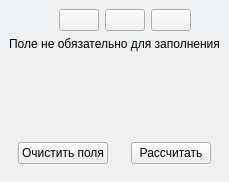
      <widget class="QWidget" name="lacquerTab">
       <attribute name="title">
        <string>Расчет лака</string>
       </attribute>
       <layout class="QVBoxLayout" name="verticalLayout_3" stretch="0,1">
        <property name="leftMargin">
         <number>0</number>
        </property>
        <property name="topMargin">
         <number>0</number>
        </property>
        <property name="rightMargin">
         <number>0</number>
        </property>
        <property name="bottomMargin">
         <number>0</number>
        </property>
        <item>
         <widget class="QWidget" name="lcTopWidget" native="true">
          <property name="palette">
           <palette>
            <active>
             <colorrole role="Window">
              <brush brushstyle="SolidPattern">
               <color alpha="255">
                <red>204</red>
                <green>204</green>
                <blue>204</blue>
               </color>
              </brush>
             </colorrole>
            </active>
            <inactive>
             <colorrole role="Window">
              <brush brushstyle="SolidPattern">
               <color alpha="255">
                <red>239</red>
                <green>240</green>
                <blue>241</blue>
               </color>
              </brush>
             </colorrole>
            </inactive>
            <disabled>
             <colorrole role="Window">
              <brush brushstyle="SolidPattern">
               <color alpha="255">
                <red>204</red>
                <green>204</green>
                <blue>204</blue>
               </color>
              </brush>
             </colorrole>
            </disabled>
           </palette>
          </property>
          <property name="acceptDrops">
           <bool>false</bool>
          </property>
          <property name="toolTip">
           <string/>
          </property>
          <property name="autoFillBackground">
           <bool>true</bool>
          </property>
          <layout class="QVBoxLayout" name="verticalLayout_12" stretch="1,0">
           <item>
            <layout class="QHBoxLayout" name="horizontalLayout_5" stretch="3,0,2">
             <item>
              <widget class="NamedField" name="lacquerPresetField" native="true"/>
             </item>
             <item>
              <layout class="QHBoxLayout" name="lcButtonLayout">
               <item>
                <widget class="QPushButton" name="lcCreatePresetButton">
                 <property name="sizePolicy">
                  <sizepolicy hsizetype="Minimum" vsizetype="Fixed">
                   <horstretch>0</horstretch>
                   <verstretch>0</verstretch>
                  </sizepolicy>
                 </property>
                 <property name="palette">
                  <palette>
                   <active>
                    <colorrole role="Button">
                     <brush brushstyle="SolidPattern">
                      <color alpha="255">
                       <red>169</red>
                       <green>255</green>
                       <blue>155</blue>
                      </color>
                     </brush>
                    </colorrole>
                   </active>
                   <inactive>
                    <colorrole role="Button">
                     <brush brushstyle="SolidPattern">
                      <color alpha="255">
                       <red>239</red>
                       <green>240</green>
                       <blue>241</blue>
                      </color>
                     </brush>
                    </colorrole>
                   </inactive>
                   <disabled>
                    <colorrole role="Button">
                     <brush brushstyle="SolidPattern">
                      <color alpha="255">
                       <red>169</red>
                       <green>255</green>
                       <blue>155</blue>
                      </color>
                     </brush>
                    </colorrole>
                   </disabled>
                  </palette>
                 </property>
                 <property name="toolTip">
                  <string>Создать пресет</string>
                 </property>
                 <property name="autoFillBackground">
                  <bool>false</bool>
                 </property>
                 <property name="icon">
                  <iconset>
                   <normaloff>assets/buttons/create_icon.svg</normaloff>assets/buttons/create_icon.svg</iconset>
                 </property>
                </widget>
               </item>
               <item>
                <widget class="QPushButton" name="lcUpdatePresetButton">
                 <property name="palette">
                  <palette>
                   <active>
                    <colorrole role="Button">
                     <brush brushstyle="SolidPattern">
                      <color alpha="255">
                       <red>188</red>
                       <green>242</green>
                       <blue>239</blue>
                      </color>
                     </brush>
                    </colorrole>
                   </active>
                   <inactive>
                    <colorrole role="Button">
                     <brush brushstyle="SolidPattern">
                      <color alpha="255">
                       <red>239</red>
                       <green>240</green>
                       <blue>241</blue>
                      </color>
                     </brush>
                    </colorrole>
                   </inactive>
                   <disabled>
                    <colorrole role="Button">
                     <brush brushstyle="SolidPattern">
                      <color alpha="255">
                       <red>188</red>
                       <green>242</green>
                       <blue>239</blue>
                      </color>
                     </brush>
                    </colorrole>
                   </disabled>
                  </palette>
                 </property>
                 <property name="toolTip">
                  <string>Обновить пресет</string>
                 </property>
                 <property name="autoFillBackground">
                  <bool>false</bool>
                 </property>
                 <property name="icon">
                  <iconset>
                   <normaloff>assets/buttons/update_icon.svg</normaloff>assets/buttons/update_icon.svg</iconset>
                 </property>
                </widget>
               </item>
               <item>
                <widget class="QPushButton" name="lcRemovePresetButton">
                 <property name="palette">
                  <palette>
                   <active>
                    <colorrole role="Button">
                     <brush brushstyle="SolidPattern">
                      <color alpha="255">
                       <red>255</red>
                       <green>215</green>
                       <blue>157</blue>
                      </color>
                     </brush>
                    </colorrole>
                   </active>
                   <inactive>
                    <colorrole role="Button">
                     <brush brushstyle="SolidPattern">
                      <color alpha="255">
                       <red>239</red>
                       <green>240</green>
                       <blue>241</blue>
                      </color>
                     </brush>
                    </colorrole>
                   </inactive>
                   <disabled>
                    <colorrole role="Button">
                     <brush brushstyle="SolidPattern">
                      <color alpha="255">
                       <red>255</red>
                       <green>215</green>
                       <blue>157</blue>
                      </color>
                     </brush>
                    </colorrole>
                   </disabled>
                  </palette>
                 </property>
                 <property name="toolTip">
                  <string>Удалить пресет</string>
                 </property>
                 <property name="autoFillBackground">
                  <bool>false</bool>
                 </property>
                 <property name="icon">
                  <iconset>
                   <normaloff>assets/buttons/remove_icon.svg</normaloff>assets/buttons/remove_icon.svg</iconset>
                 </property>
                </widget>
               </item>
              </layout>
             </item>
             <item>
              <spacer name="horizontalSpacer_3">
               <property name="orientation">
                <enum>Qt::Horizontal</enum>
               </property>
               <property name="sizeHint" stdset="0">
                <size>
                 <width>40</width>
                 <height>20</height>
                </size>
               </property>
              </spacer>
             </item>
            </layout>
           </item>
           <item>
            <widget class="QLabel" name="label_2">
             <property name="text">
              <string>Поле не обязательно для заполнения</string>
             </property>
             <property name="alignment">
              <set>Qt::AlignCenter</set>
             </property>
             <property name="buddy">
              <cstring>lcTopWidget</cstring>
             </property>
            </widget>
           </item>
          </layout>
         </widget>
        </item>
        <item>
         <widget class="QWidget" name="lcBottomWidget" native="true">
          <layout class="QVBoxLayout" name="verticalLayout_9" stretch="0,1,0">
           <item>
            <layout class="QGridLayout" name="gridLayout_2" columnstretch="0,0">
             <property name="horizontalSpacing">
              <number>64</number>
             </property>
             <property name="verticalSpacing">
              <number>6</number>
             </property>
             <item row="0" column="0">
              <widget class="NamedField" name="lcConsumptionField" native="true"/>
             </item>
             <item row="0" column="1">
              <widget class="NamedField" name="lcSheetWidthField" native="true"/>
             </item>
             <item row="1" column="0">
              <widget class="NamedField" name="lcPercentageField" native="true"/>
             </item>
             <item row="2" column="0">
              <widget class="NamedField" name="lcCirculationField" native="true"/>
             </item>
             <item row="1" column="1">
              <widget class="NamedField" name="lcSheetLengthField" native="true"/>
             </item>
            </layout>
           </item>
           <item>
            <spacer name="verticalSpacer_2">
             <property name="orientation">
              <enum>Qt::Vertical</enum>
             </property>
             <property name="sizeHint" stdset="0">
              <size>
               <width>20</width>
               <height>40</height>
              </size>
             </property>
            </spacer>
           </item>
           <item>
            <widget class="QWidget" name="horizontalWidget_2" native="true">
             <layout class="QHBoxLayout" name="horizontalLayout_4" stretch="1,2,1">
              <item>
               <widget class="QPushButton" name="lcClearFieldsButton">
                <property name="sizePolicy">
                 <sizepolicy hsizetype="Minimum" vsizetype="Fixed">
                  <horstretch>0</horstretch>
                  <verstretch>0</verstretch>
                 </sizepolicy>
                </property>
                <property name="palette">
                 <palette>
                  <active>
                   <colorrole role="Button">
                    <brush brushstyle="SolidPattern">
                     <color alpha="255">
                      <red>255</red>
                      <green>215</green>
                      <blue>157</blue>
                     </color>
                    </brush>
                   </colorrole>
                  </active>
                  <inactive>
                   <colorrole role="Button">
                    <brush brushstyle="SolidPattern">
                     <color alpha="255">
                      <red>239</red>
                      <green>240</green>
                      <blue>241</blue>
                     </color>
                    </brush>
                   </colorrole>
                  </inactive>
                  <disabled>
                   <colorrole role="Button">
                    <brush brushstyle="SolidPattern">
                     <color alpha="255">
                      <red>255</red>
                      <green>215</green>
                      <blue>157</blue>
                     </color>
                    </brush>
                   </colorrole>
                  </disabled>
                 </palette>
                </property>
                <property name="accessibleName">
                 <string>clearFieldsButton</string>
                </property>
                <property name="autoFillBackground">
                 <bool>true</bool>
                </property>
                <property name="text">
                 <string>Очистить поля</string>
                </property>
               </widget>
              </item>
              <item>
               <widget class="NamedField" name="lcResultField" native="true"/>
              </item>
              <item>
               <widget class="QPushButton" name="lcCalculateButton">
                <property name="sizePolicy">
                 <sizepolicy hsizetype="Minimum" vsizetype="Fixed">
                  <horstretch>0</horstretch>
                  <verstretch>0</verstretch>
                 </sizepolicy>
                </property>
                <property name="palette">
                 <palette>
                  <active>
                   <colorrole role="Button">
                    <brush brushstyle="SolidPattern">
                     <color alpha="255">
                      <red>169</red>
                      <green>255</green>
                      <blue>155</blue>
                     </color>
                    </brush>
                   </colorrole>
                  </active>
                  <inactive>
                   <colorrole role="Button">
                    <brush brushstyle="SolidPattern">
                     <color alpha="255">
                      <red>239</red>
                      <green>240</green>
                      <blue>241</blue>
                     </color>
                    </brush>
                   </colorrole>
                  </inactive>
                  <disabled>
                   <colorrole role="Button">
                    <brush brushstyle="SolidPattern">
                     <color alpha="255">
                      <red>169</red>
                      <green>255</green>
                      <blue>155</blue>
                     </color>
                    </brush>
                   </colorrole>
                  </disabled>
                 </palette>
                </property>
                <property name="text">
                 <string>Рассчитать</string>
                </property>
                <property name="autoDefault">
                 <bool>false</bool>
                </property>
                <property name="default">
                 <bool>false</bool>
                </property>
               </widget>
              </item>
             </layout>
            </widget>
           </item>
          </layout>
         </widget>
        </item>
       </layout>
      </widget>
